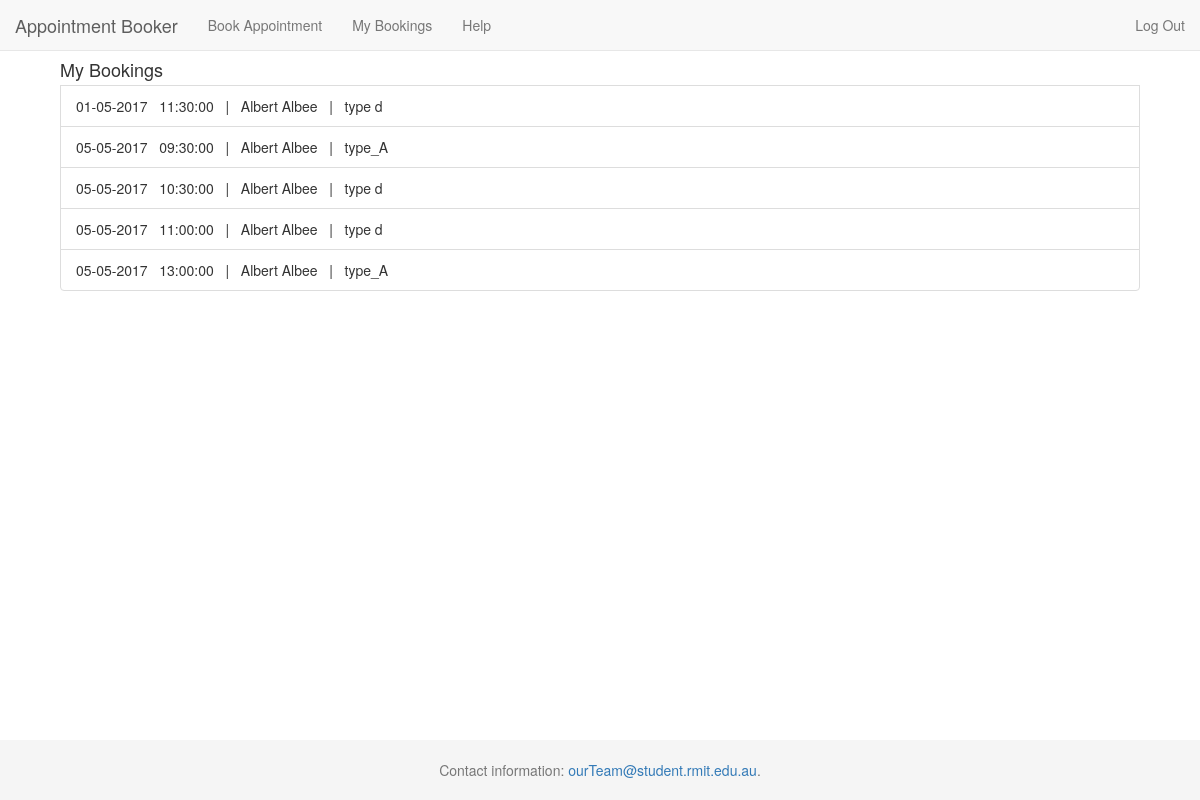
Screenshot of /BookingSummary.php (signed in) with the database file from the repository.
### tables this page shows
CREATE TABLE `Bookings` (
  `empID` int(11) NOT NULL,
  `email` varchar(100) NOT NULL,
  `dateTime` datetime NOT NULL,
  `startTime` datetime NOT NULL,
  `endTime` datetime NOT NULL,
  `appType` varchar(20) NOT NULL,
  PRIMARY KEY (`email`,`dateTime`)
);

CREATE TABLE `Employees` (
  `empID` int(11) NOT NULL AUTO_INCREMENT,
  `fName` varchar(40) NOT NULL,
  `lName` varchar(40) NOT NULL,
  `email` varchar(100) NOT NULL,
  PRIMARY KEY (`empID`)
);

CREATE TABLE `AppType` (
  `id` int(11) NOT NULL AUTO_INCREMENT,
  `appType` varchar(20) NOT NULL,
  `appDesc` varchar(200) NOT NULL,
  `appDuration` int(11) NOT NULL,
  PRIMARY KEY (`appType`),
  UNIQUE KEY `id` (`id`)
);

### Controller.class.php (called while the page is built, shortened)
<?php
require_once('views/SiteContainer.class.php');
class Controller
{
    private $db;
    public function get_db()
    {
        return $this->db;
    }
    public function __construct()
    {
        require_once('config.php');
        $this->db = new mysqli(
            $config['db_addr'],
            $config['db_user'],
            $config['db_pass'],
            $config['db_name']
        );
    }
    public function view_booking_summary()
    {
        require_once('models/Customer.class.php');
        require_once('views/BookingSummary.class.php');
        $customer = new Customer($_SESSION['email'], $this->get_db());
        $bs = new BookingSummary();
        $bs->printHtml($customer);
    }
}

### BookingSummary.php (called while the page is built)
<?php
require_once('models/Customer.class.php');
require_once('views/BookingSummary.class.php');
require_once('Controller.class.php');
$controller = new Controller();
$controller->view_booking_summary();

### models/Customer.class.php (called while the page is built, shortened)
<?php
require_once('Booking.class.php');
class Customer
{
    public $bookings;
    public function __construct( $email, $db )
    {
        if ($this->data = $this->readFromDb($email, $db))
            return;
        else
            throw new Exception('Unable to find user, do they still exist?');
    }
    private function readFromDb($email, $db)
    {
        $stmt = $db->prepare("SELECT *, CONCAT_WS(' ', fName, lName) as fullName FROM Customers WHERE email = ?;");
        $stmt->bind_param('s', $email);
        $stmt->execute();
        $res = $stmt->get_result();
        $res = $res->fetch_object();
        $q = $db->prepare("SELECT * FROM Bookings WHERE email = ?;");
        $q->bind_param('s', $email);
        $q->execute();
        $result = $q->get_result();
        $this->bookings = array();
        while ($row = mysqli_fetch_array($result))
        {
            $now = new DateTime();
            $dt = new DateTime($row['dateTime']);
            if ($now > $dt)
                continue;
           $this->bookings[] = new Booking($row['empID'], $dt, $db);
        }
        return $res;
    }
    public function get_bookings() { return $this->bookings; }
}

### models/Booking.class.php (called while the page is built, shortened)
<?php
class Booking
{
    private $dateTime;
    private $emp_fname;
    private $emp_lname;
    private $type;
    public function __construct( $empID, $dateTime, $db )
    {
        $this->load($empID, $dateTime, $db);
    }
    public function load($empID, $dateTime, $db)
    {
        $dts = $dateTime->format('Y-m-d H:i:s');
        $q = $db->prepare("SELECT * FROM Bookings WHERE empID = ? AND dateTime = ?;");
        $q->bind_param('ss', $empID, $dts);
        $q->execute();
        $result = $q->get_result();
        if( ! ($result = mysqli_fetch_array($result)) )
            return;
        $this->dateTime = new DateTime($result['dateTime']);
        $tempdatetime = $result['dateTime'];
        $type_key = $result['appType'];
        $q = $db->prepare("SELECT * FROM AppType WHERE id = ?;");
        $q->bind_param('s', $type_key);
        $q->execute();
        $result = $q->get_result();
        $result = mysqli_fetch_array($result);
        if ($result != null)
        {
            $this->type = $result['appType'];
        }else
        {
            $this->type = "Unspecified";
            $this->duration = SLOT_LEN;
            $this->endTime = new DateTime($tempdatetime);
            $this->endTime->modify('+' . SLOT_LEN . ' minutes');
        }
        $q = $db->prepare("SELECT fName, lName FROM Employees WHERE empID = ?;");
        $q->bind_param('s', $empID);
        $q->execute();
        $result = $q->get_result();
        $result = mysqli_fetch_array($result);
        $this->emp_fname = $result['fName'];
        $this->emp_lname = $result['lName'];
    }
    public function get_dateTime() { return $this->dateTime; }
    public function get_fname() { return $this->emp_fname; }
    public function get_lname() { return $this->emp_lname; }
    public function get_type() { return $this->type; }
}

### views/BookingSummary.class.php (the view, shortened to what this page needs)
<?php
class BookingSummary
{
    public function printHtml($customer)
    {
        $bookings = $customer->get_bookings();
        echo "<h4 class = \"list-group-item-heading\"> My Bookings </h4>";
        for ($i = 0; $i < count($bookings); $i++)
        {
            $date_time = $bookings[$i]->get_dateTime();
            $fname = $bookings[$i]->get_fname();
            $lname = $bookings[$i]->get_lname();
            $type = $bookings[$i]->get_type();
            $date = $date_time->format("d-m-Y");
            $time = $date_time->format("H:i:s");
            echo "<div class = \"list-group-item\">".$date."&nbsp;&nbsp;&nbsp;".$time."&nbsp;&nbsp;&nbsp;|&nbsp;&nbsp;&nbsp;".$fname." ".$lname."&nbsp;&nbsp;&nbsp;|&nbsp;&nbsp;&nbsp;".$type."</div>";
        }
    }
}

### css/custom.css (style rules this page uses)
html { position: relative; min-height: 100%; }
body { margin-bottom: 60px; padding-top: 60px; }

### rows the page displays
bookings: dateTime "01-05-2017", dateTime "11:30:00"
employees: fName "Albert", lName "Albee"
apptype: appType "type d"
bookings: dateTime "05-05-2017", dateTime "09:30:00"
apptype: appType "type_A"
bookings: dateTime "05-05-2017", dateTime "10:30:00"
bookings: dateTime "05-05-2017", dateTime "11:00:00"
bookings: dateTime "05-05-2017", dateTime "13:00:00"
